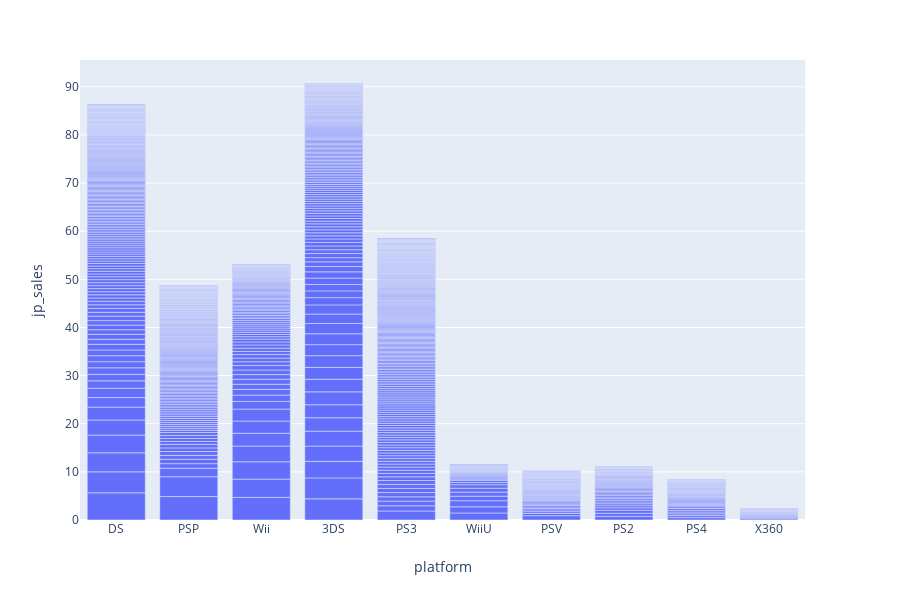

This figure's notebook cell:
### Code cell
top_platform = games_new.sort_values(by='jp_sales', axis=0, ascending=False)[:1000]

fig = px.bar(top_platform , 
             x='platform', 
             y='jp_sales',
            )

fig.show()

### Figure 1 — Plotly figure (JSON) as saved in the notebook; plotly's stock layout.template omitted (floating-point values rounded to 4 significant figures; data arrays with more than 128 entries replaced by an {"elided": "..."} marker saying what was removed)
{"data": [{"alignmentgroup": "True", "hoverlabel": {"namelength": 0}, "hovertemplate": "platform=%{x}<br>jp_sales=%{y}", "legendgroup": "", "marker": {"color": "#636efa"}, "name": "", "offsetgroup": "", "orientation": "v", "showlegend": false, "textposition": "auto", "type": "bar", "x": {"elided": "1000 str values"}, "xaxis": "x", "y": {"elided": "1000 float values"}, "yaxis": "y"}], "layout": {"barmode": "relative", "height": 600, "legend": {"tracegroupgap": 0}, "margin": {"t": 60}, "xaxis": {"anchor": "y", "domain": [0, 0.98], "title": {"text": "platform"}}, "yaxis": {"anchor": "x", "domain": [0, 1], "title": {"text": "jp_sales"}}}}
